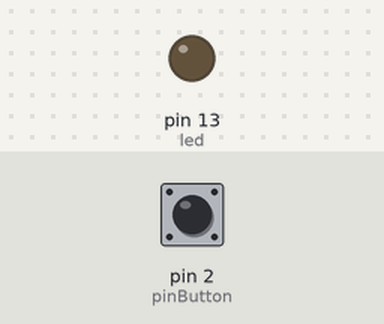
Bench run of a sketch on a simulated Arduino Uno, built with avr-gcc and run on an emulated ATmega328P. On the bench: output pins drawn as LEDs (lit = HIGH). Dashed ring = blinking. Inputs (shaded band) come from the test bench; at power-on: pin 2 (pinButton) LOW.

Above: at 1.2 s.
1.3 s: pin 2 (pinButton) pulled HIGH for 1 s
At 1.55 s:
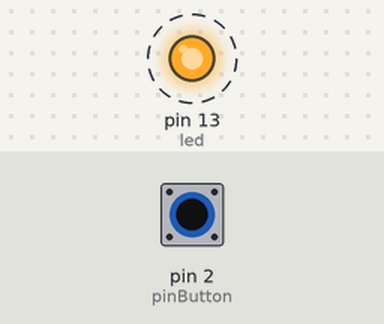
4.3 s: pin 2 (pinButton) pulled HIGH for 3.2 s
At 8.8 s:
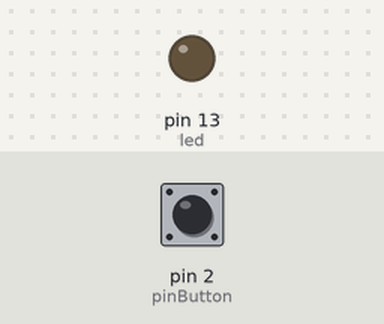
Timing chart, 0 to 10.3 s (numbered marks = the images above; inputs shaded):
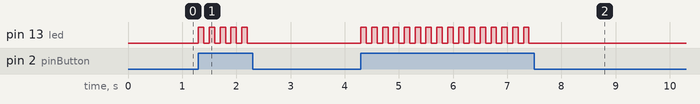

Measured:
- after the input at 1.3 s, pin 13 (led): alternates HIGH for 0.10 s and LOW for 0.10 s, 10 changes in all, then stays LOW, starting at once
- after the input at 4.3 s, pin 13 (led): alternates HIGH for 0.10 s and LOW for 0.10 s, 32 changes in all, then stays LOW, starting at once

The sketch:

push_button.ino
```cpp
const int led = 13;
const int pinButton = 2;
boolean stateLED = false;


void setup() {
  // put your setup code here, to run once:
  pinMode(led, OUTPUT);
  pinMode(pinButton, INPUT);
}

void loop() {
  // put your main code here, to run repeatedly:
  if(digitalRead(pinButton) == HIGH) {
    stateLED = !stateLED;

    digitalWrite(led, stateLED);
  }
  delay(100);
}
```
